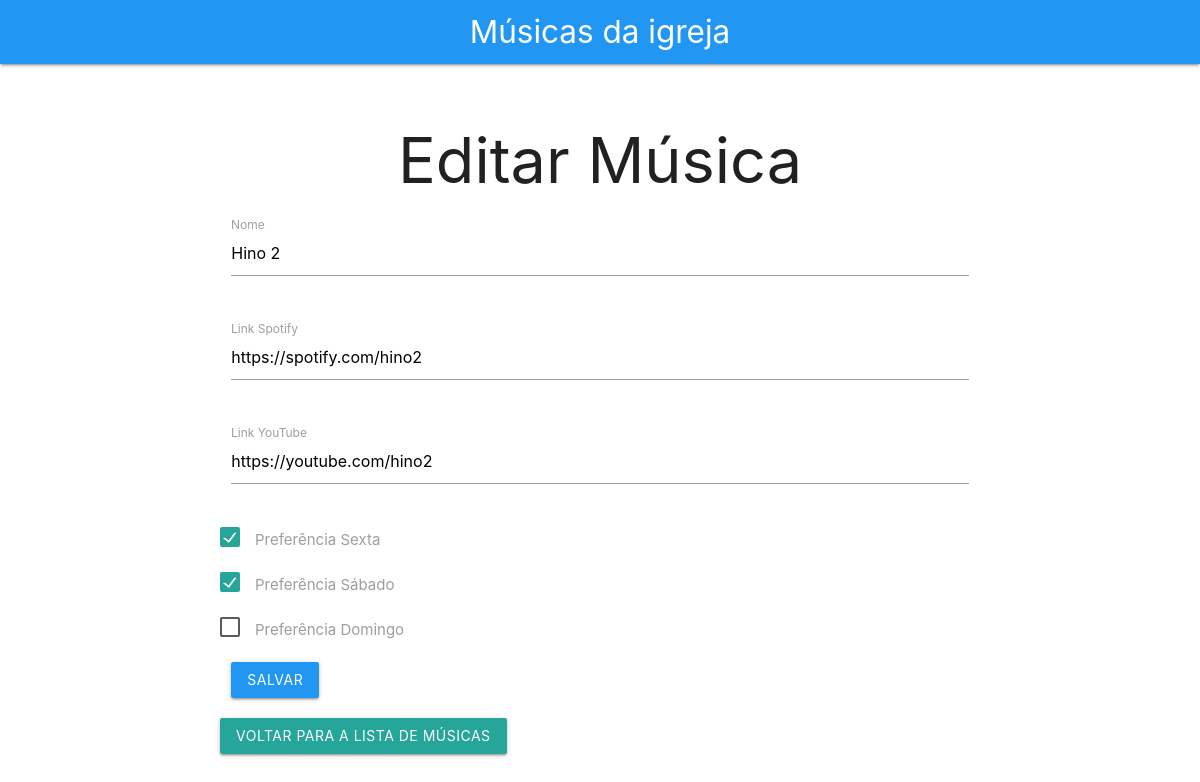
The app's page /editar_musica/2 with its own data.
### app/models/musica.py (models this page shows)
class Musica(Base):
    __tablename__ = "musicas"
    id = Column(Integer, primary_key=True, index=True)
    nome = Column(String, index=True)
    link_spotify = Column(String, index=True)
    link_youtube = Column(String, index=True)
    preferencia_sexta = Column(Integer, default=0)
    preferencia_sabado = Column(Integer, default=0)
    preferencia_domingo = Column(Integer, default=0)

### app/main.py (the view)
@app.get("/editar_musica/{musica_id}", response_class=HTMLResponse)
async def editar_musica_form(request: Request, musica_id: int, db: Session = Depends(get_db)):
    musica_repository = MusicaRepository(db)
    musica = musica_repository.obter_por_id(musica_id)
    if musica is None:
        raise HTTPException(status_code=404, detail="Música não encontrada")
    return templates.TemplateResponse("criar_musica.html", {"request": request, "musica": musica})

### app/templates/criar_musica.html (shortened to what this page needs)
{% extends "base.html" %}
{% block content %}
<h1>{% if musica %}Editar{% else %}Criar{% endif %} Música</h1>
<div class="row">
    <form class="col s12" action="{% if musica %}/editar_musica/{{ musica.id }}{% else %}/criar_musica{% endif %}" method="post">
        <div class="row">
            <div class="input-field col s12">
                <input id="nome" type="text" name="nome" value="{{ musica.nome if musica else '' }}" required>
                <label for="nome">Nome</label>
            </div>
        </div>
        <div class="row">
            <div class="input-field col s12">
                <input id="link_spotify" type="text" name="link_spotify" value="{{ musica.link_spotify if musica else '' }}" required>
                <label for="link_spotify">Link Spotify</label>
            </div>
        </div>
        <div class="row">
            <div class="input-field col s12">
                <input id="link_youtube" type="text" name="link_youtube" value="{{ musica.link_youtube if musica else '' }}" required>
                <label for="link_youtube">Link YouTube</label>
            </div>
        </div>
        <div class="row">
            <label>
                <span>Preferência Sexta</span>
            </label>
        </div>
        <div class="row">
            <label>
                <span>Preferência Sábado</span>
            </label>
        </div>
        <div class="row">
            <label>
                <span>Preferência Domingo</span>
            </label>
        </div>
        <button type="submit" class="waves-effect waves-light btn blue">Salvar</button>
    </form>
</div>
<a href="/" class="waves-effect waves-light btn">Voltar para a lista de músicas</a>
{% endblock %}

### app/static/css/styles.css (style rules this page uses)
h1 { margin-bottom: 20px; text-align: center; }

### records on screen
Musica: nome "Hino 2", link_spotify "https://spotify.com/hino2", link_youtube "https://youtube.com/hino2"
